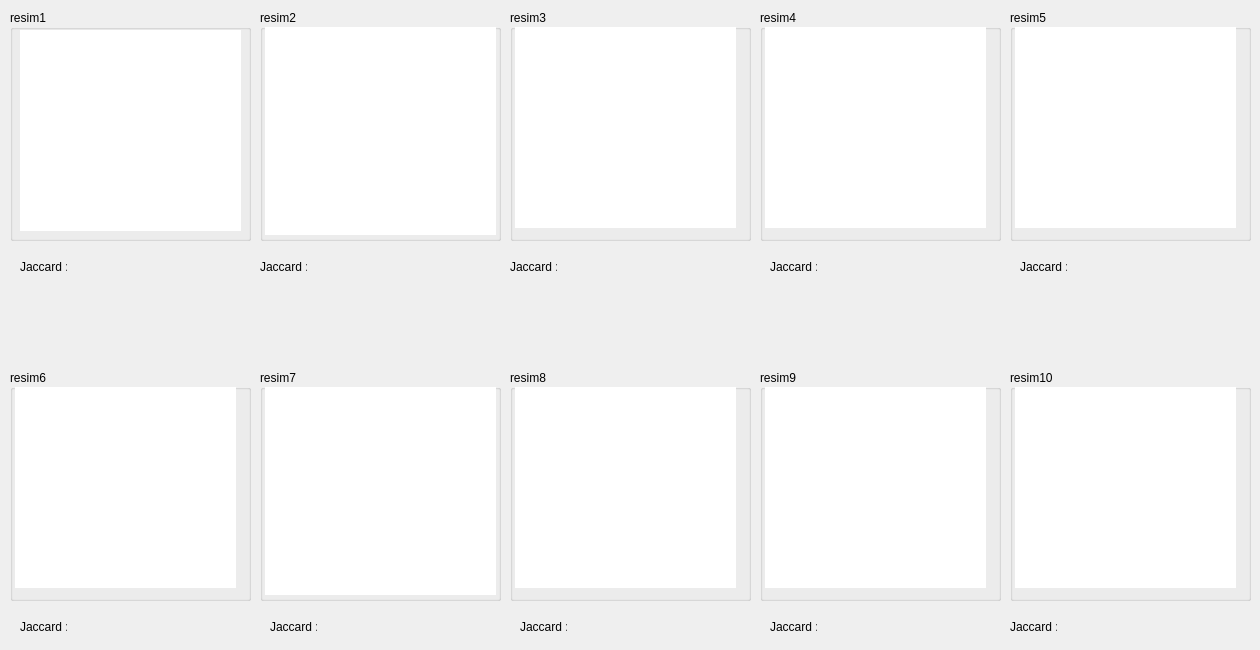
    <widget class="QWidget" name="tab_7">
     <attribute name="title">
      <string>3. resim grubu</string>
     </attribute>
     <widget class="QLabel" name="jacdeger22">
      <property name="geometry">
       <rect>
        <x>320</x>
        <y>260</y>
        <width>141</width>
        <height>21</height>
       </rect>
      </property>
      <property name="styleSheet">
       <string notr="true"/>
      </property>
      <property name="text">
       <string/>
      </property>
      <property name="alignment">
       <set>Qt::AlignRight|Qt::AlignTrailing|Qt::AlignVCenter</set>
      </property>
     </widget>
     <widget class="QGroupBox" name="groupBox_28">
      <property name="geometry">
       <rect>
        <x>760</x>
        <y>370</y>
        <width>241</width>
        <height>231</height>
       </rect>
      </property>
      <property name="title">
       <string>resim9</string>
      </property>
      <widget class="QGraphicsView" name="img29">
       <property name="geometry">
        <rect>
         <x>5</x>
         <y>17</y>
         <width>221</width>
         <height>201</height>
        </rect>
       </property>
       <property name="styleSheet">
        <string notr="true">border:0px;</string>
       </property>
       <property name="verticalScrollBarPolicy">
        <enum>Qt::ScrollBarAlwaysOff</enum>
       </property>
       <property name="horizontalScrollBarPolicy">
        <enum>Qt::ScrollBarAlwaysOff</enum>
       </property>
      </widget>
     </widget>
     <widget class="QLabel" name="jacdeger25">
      <property name="geometry">
       <rect>
        <x>1080</x>
        <y>260</y>
        <width>141</width>
        <height>21</height>
       </rect>
      </property>
      <property name="styleSheet">
       <string notr="true"/>
      </property>
      <property name="text">
       <string/>
      </property>
      <property name="alignment">
       <set>Qt::AlignRight|Qt::AlignTrailing|Qt::AlignVCenter</set>
      </property>
     </widget>
     <widget class="QGroupBox" name="groupBox_29">
      <property name="geometry">
       <rect>
        <x>260</x>
        <y>370</y>
        <width>241</width>
        <height>231</height>
       </rect>
      </property>
      <property name="title">
       <string>resim7</string>
      </property>
      <widget class="QGraphicsView" name="img27">
       <property name="geometry">
        <rect>
         <x>5</x>
         <y>17</y>
         <width>231</width>
         <height>208</height>
        </rect>
       </property>
       <property name="styleSheet">
        <string notr="true">border:0px;</string>
       </property>
       <property name="verticalScrollBarPolicy">
        <enum>Qt::ScrollBarAlwaysOff</enum>
       </property>
       <property name="horizontalScrollBarPolicy">
        <enum>Qt::ScrollBarAlwaysOff</enum>
       </property>
      </widget>
     </widget>
     <widget class="QGroupBox" name="groupBox_30">
      <property name="geometry">
       <rect>
        <x>1010</x>
        <y>370</y>
        <width>241</width>
        <height>231</height>
       </rect>
      </property>
      <property name="title">
       <string>resim10</string>
      </property>
      <widget class="QGraphicsView" name="img30">
       <property name="geometry">
        <rect>
         <x>5</x>
         <y>17</y>
         <width>221</width>
         <height>201</height>
        </rect>
       </property>
       <property name="styleSheet">
        <string notr="true">border:0px;</string>
       </property>
       <property name="verticalScrollBarPolicy">
        <enum>Qt::ScrollBarAlwaysOff</enum>
       </property>
       <property name="horizontalScrollBarPolicy">
        <enum>Qt::ScrollBarAlwaysOff</enum>
       </property>
      </widget>
     </widget>
     <widget class="QLabel" name="jacdeger26">
      <property name="geometry">
       <rect>
        <x>80</x>
        <y>620</y>
        <width>141</width>
        <height>21</height>
       </rect>
      </property>
      <property name="styleSheet">
       <string notr="true"/>
      </property>
      <property name="text">
       <string/>
      </property>
      <property name="alignment">
       <set>Qt::AlignRight|Qt::AlignTrailing|Qt::AlignVCenter</set>
      </property>
     </widget>
     <widget class="QLabel" name="jacdeger21">
      <property name="geometry">
       <rect>
        <x>80</x>
        <y>260</y>
        <width>141</width>
        <height>21</height>
       </rect>
      </property>
      <property name="styleSheet">
       <string notr="true"/>
      </property>
      <property name="text">
       <string/>
      </property>
      <property name="alignment">
       <set>Qt::AlignRight|Qt::AlignTrailing|Qt::AlignVCenter</set>
      </property>
     </widget>
     <widget class="QGroupBox" name="groupBox_31">
      <property name="geometry">
       <rect>
        <x>510</x>
        <y>10</y>
        <width>241</width>
        <height>231</height>
       </rect>
      </property>
      <property name="title">
       <string>resim3</string>
      </property>
      <widget class="QGraphicsView" name="img23">
       <property name="geometry">
        <rect>
         <x>5</x>
         <y>17</y>
         <width>221</width>
         <height>201</height>
        </rect>
       </property>
       <property name="styleSheet">
        <string notr="true">border:0px;</string>
       </property>
       <property name="verticalScrollBarPolicy">
        <enum>Qt::ScrollBarAlwaysOff</enum>
       </property>
       <property name="horizontalScrollBarPolicy">
        <enum>Qt::ScrollBarAlwaysOff</enum>
       </property>
      </widget>
     </widget>
     <widget class="QLabel" name="jacdeger29">
      <property name="geometry">
       <rect>
        <x>830</x>
        <y>620</y>
        <width>141</width>
        <height>21</height>
       </rect>
      </property>
      <property name="styleSheet">
       <string notr="true"/>
      </property>
      <property name="text">
       <string/>
      </property>
      <property name="alignment">
       <set>Qt::AlignRight|Qt::AlignTrailing|Qt::AlignVCenter</set>
      </property>
     </widget>
     <widget class="QLabel" name="jacdeger24">
      <property name="geometry">
       <rect>
        <x>830</x>
        <y>260</y>
        <width>141</width>
        <height>21</height>
       </rect>
      </property>
      <property name="styleSheet">
       <string notr="true"/>
      </property>
      <property name="text">
       <string/>
      </property>
      <property name="alignment">
       <set>Qt::AlignRight|Qt::AlignTrailing|Qt::AlignVCenter</set>
      </property>
     </widget>
     <widget class="QGroupBox" name="groupBox_32">
      <property name="geometry">
       <rect>
        <x>260</x>
        <y>10</y>
        <width>241</width>
        <height>231</height>
       </rect>
      </property>
      <property name="title">
       <string>resim2</string>
      </property>
      <widget class="QGraphicsView" name="img22">
       <property name="geometry">
        <rect>
         <x>5</x>
         <y>17</y>
         <width>231</width>
         <height>208</height>
        </rect>
       </property>
       <property name="styleSheet">
        <string notr="true">border:0px;</string>
       </property>
       <property name="verticalScrollBarPolicy">
        <enum>Qt::ScrollBarAlwaysOff</enum>
       </property>
       <property name="horizontalScrollBarPolicy">
        <enum>Qt::ScrollBarAlwaysOff</enum>
       </property>
      </widget>
     </widget>
     <widget class="QLabel" name="jacdeger30">
      <property name="geometry">
       <rect>
        <x>1070</x>
        <y>620</y>
        <width>141</width>
        <height>21</height>
       </rect>
      </property>
      <property name="styleSheet">
       <string notr="true"/>
      </property>
      <property name="text">
       <string/>
      </property>
      <property name="alignment">
       <set>Qt::AlignRight|Qt::AlignTrailing|Qt::AlignVCenter</set>
      </property>
     </widget>
     <widget class="QGroupBox" name="groupBox_33">
      <property name="geometry">
       <rect>
        <x>510</x>
        <y>370</y>
        <width>241</width>
        <height>231</height>
       </rect>
      </property>
      <property name="title">
       <string>resim8</string>
      </property>
      <widget class="QGraphicsView" name="img28">
       <property name="geometry">
        <rect>
         <x>5</x>
         <y>17</y>
         <width>221</width>
         <height>201</height>
        </rect>
       </property>
       <property name="styleSheet">
        <string notr="true">border:0px;</string>
       </property>
       <property name="verticalScrollBarPolicy">
        <enum>Qt::ScrollBarAlwaysOff</enum>
       </property>
       <property name="horizontalScrollBarPolicy">
        <enum>Qt::ScrollBarAlwaysOff</enum>
       </property>
      </widget>
     </widget>
     <widget class="QGroupBox" name="groupBox_34">
      <property name="geometry">
       <rect>
        <x>10</x>
        <y>370</y>
        <width>241</width>
        <height>231</height>
       </rect>
      </property>
      <property name="title">
       <string>resim6</string>
      </property>
      <widget class="QGraphicsView" name="img26">
       <property name="geometry">
        <rect>
         <x>5</x>
         <y>17</y>
         <width>221</width>
         <height>201</height>
        </rect>
       </property>
       <property name="styleSheet">
        <string notr="true">border:0px;</string>
       </property>
       <property name="verticalScrollBarPolicy">
        <enum>Qt::ScrollBarAlwaysOff</enum>
       </property>
       <property name="horizontalScrollBarPolicy">
        <enum>Qt::ScrollBarAlwaysOff</enum>
       </property>
      </widget>
     </widget>
     <widget class="QLabel" name="jacdeger27">
      <property name="geometry">
       <rect>
        <x>330</x>
        <y>620</y>
        <width>141</width>
        <height>21</height>
       </rect>
      </property>
      <property name="styleSheet">
       <string notr="true"/>
      </property>
      <property name="text">
       <string/>
      </property>
      <property name="alignment">
       <set>Qt::AlignRight|Qt::AlignTrailing|Qt::AlignVCenter</set>
      </property>
     </widget>
     <widget class="QLabel" name="jacdeger23">
      <property name="geometry">
       <rect>
        <x>570</x>
        <y>260</y>
        <width>141</width>
        <height>21</height>
       </rect>
      </property>
      <property name="styleSheet">
       <string notr="true"/>
      </property>
      <property name="text">
       <string/>
      </property>
      <property name="alignment">
       <set>Qt::AlignRight|Qt::AlignTrailing|Qt::AlignVCenter</set>
      </property>
     </widget>
     <widget class="QLabel" name="jacdeger28">
      <property name="geometry">
       <rect>
        <x>580</x>
        <y>620</y>
        <width>141</width>
        <height>21</height>
       </rect>
      </property>
      <property name="styleSheet">
       <string notr="true"/>
      </property>
      <property name="text">
       <string/>
      </property>
      <property name="alignment">
       <set>Qt::AlignRight|Qt::AlignTrailing|Qt::AlignVCenter</set>
      </property>
     </widget>
     <widget class="QGroupBox" name="groupBox_35">
      <property name="geometry">
       <rect>
        <x>760</x>
        <y>10</y>
        <width>241</width>
        <height>231</height>
       </rect>
      </property>
      <property name="title">
       <string>resim4</string>
      </property>
      <widget class="QGraphicsView" name="img24">
       <property name="geometry">
        <rect>
         <x>5</x>
         <y>17</y>
         <width>221</width>
         <height>201</height>
        </rect>
       </property>
       <property name="styleSheet">
        <string notr="true">border:0px;</string>
       </property>
       <property name="verticalScrollBarPolicy">
        <enum>Qt::ScrollBarAlwaysOff</enum>
       </property>
       <property name="horizontalScrollBarPolicy">
        <enum>Qt::ScrollBarAlwaysOff</enum>
       </property>
      </widget>
     </widget>
     <widget class="QGroupBox" name="groupBox_36">
      <property name="geometry">
       <rect>
        <x>10</x>
        <y>10</y>
        <width>241</width>
        <height>231</height>
       </rect>
      </property>
      <property name="title">
       <string>resim1</string>
      </property>
      <widget class="QGraphicsView" name="img21">
       <property name="geometry">
        <rect>
         <x>10</x>
         <y>20</y>
         <width>221</width>
         <height>201</height>
        </rect>
       </property>
       <property name="styleSheet">
        <string notr="true">border:0px;</string>
       </property>
       <property name="verticalScrollBarPolicy">
        <enum>Qt::ScrollBarAlwaysOff</enum>
       </property>
       <property name="horizontalScrollBarPolicy">
        <enum>Qt::ScrollBarAlwaysOff</enum>
       </property>
      </widget>
     </widget>
     <widget class="QGroupBox" name="groupBox_37">
      <property name="geometry">
       <rect>
        <x>1010</x>
        <y>10</y>
        <width>241</width>
        <height>231</height>
       </rect>
      </property>
      <property name="title">
       <string>resim5</string>
      </property>
      <widget class="QGraphicsView" name="img25">
       <property name="geometry">
        <rect>
         <x>5</x>
         <y>17</y>
         <width>221</width>
         <height>201</height>
        </rect>
       </property>
       <property name="styleSheet">
        <string notr="true">border:0px;</string>
       </property>
       <property name="verticalScrollBarPolicy">
        <enum>Qt::ScrollBarAlwaysOff</enum>
       </property>
       <property name="horizontalScrollBarPolicy">
        <enum>Qt::ScrollBarAlwaysOff</enum>
       </property>
      </widget>
     </widget>
     <widget class="QLabel" name="label_34">
      <property name="geometry">
       <rect>
        <x>510</x>
        <y>260</y>
        <width>47</width>
        <height>13</height>
       </rect>
      </property>
      <property name="text">
       <string>Jaccard :</string>
      </property>
     </widget>
     <widget class="QLabel" name="label_35">
      <property name="geometry">
       <rect>
        <x>20</x>
        <y>260</y>
        <width>47</width>
        <height>13</height>
       </rect>
      </property>
      <property name="text">
       <string>Jaccard :</string>
      </property>
     </widget>
     <widget class="QLabel" name="label_36">
      <property name="geometry">
       <rect>
        <x>770</x>
        <y>620</y>
        <width>47</width>
        <height>13</height>
       </rect>
      </property>
      <property name="text">
       <string>Jaccard :</string>
      </property>
     </widget>
     <widget class="QLabel" name="label_37">
      <property name="geometry">
       <rect>
        <x>260</x>
        <y>260</y>
        <width>47</width>
        <height>13</height>
       </rect>
      </property>
      <property name="text">
       <string>Jaccard :</string>
      </property>
     </widget>
     <widget class="QLabel" name="label_38">
      <property name="geometry">
       <rect>
        <x>770</x>
        <y>260</y>
        <width>47</width>
        <height>13</height>
       </rect>
      </property>
      <property name="text">
       <string>Jaccard :</string>
      </property>
     </widget>
     <widget class="QLabel" name="label_39">
      <property name="geometry">
       <rect>
        <x>20</x>
        <y>620</y>
        <width>47</width>
        <height>13</height>
       </rect>
      </property>
      <property name="text">
       <string>Jaccard :</string>
      </property>
     </widget>
     <widget class="QLabel" name="label_40">
      <property name="geometry">
       <rect>
        <x>270</x>
        <y>620</y>
        <width>47</width>
        <height>13</height>
       </rect>
      </property>
      <property name="text">
       <string>Jaccard :</string>
      </property>
     </widget>
     <widget class="QLabel" name="label_41">
      <property name="geometry">
       <rect>
        <x>520</x>
        <y>620</y>
        <width>47</width>
        <height>13</height>
       </rect>
      </property>
      <property name="text">
       <string>Jaccard :</string>
      </property>
     </widget>
     <widget class="QLabel" name="label_42">
      <property name="geometry">
       <rect>
        <x>1020</x>
        <y>260</y>
        <width>47</width>
        <height>13</height>
       </rect>
      </property>
      <property name="text">
       <string>Jaccard :</string>
      </property>
     </widget>
     <widget class="QLabel" name="label_43">
      <property name="geometry">
       <rect>
        <x>1010</x>
        <y>620</y>
        <width>47</width>
        <height>13</height>
       </rect>
      </property>
      <property name="text">
       <string>Jaccard :</string>
      </property>
     </widget>
    </widget>
